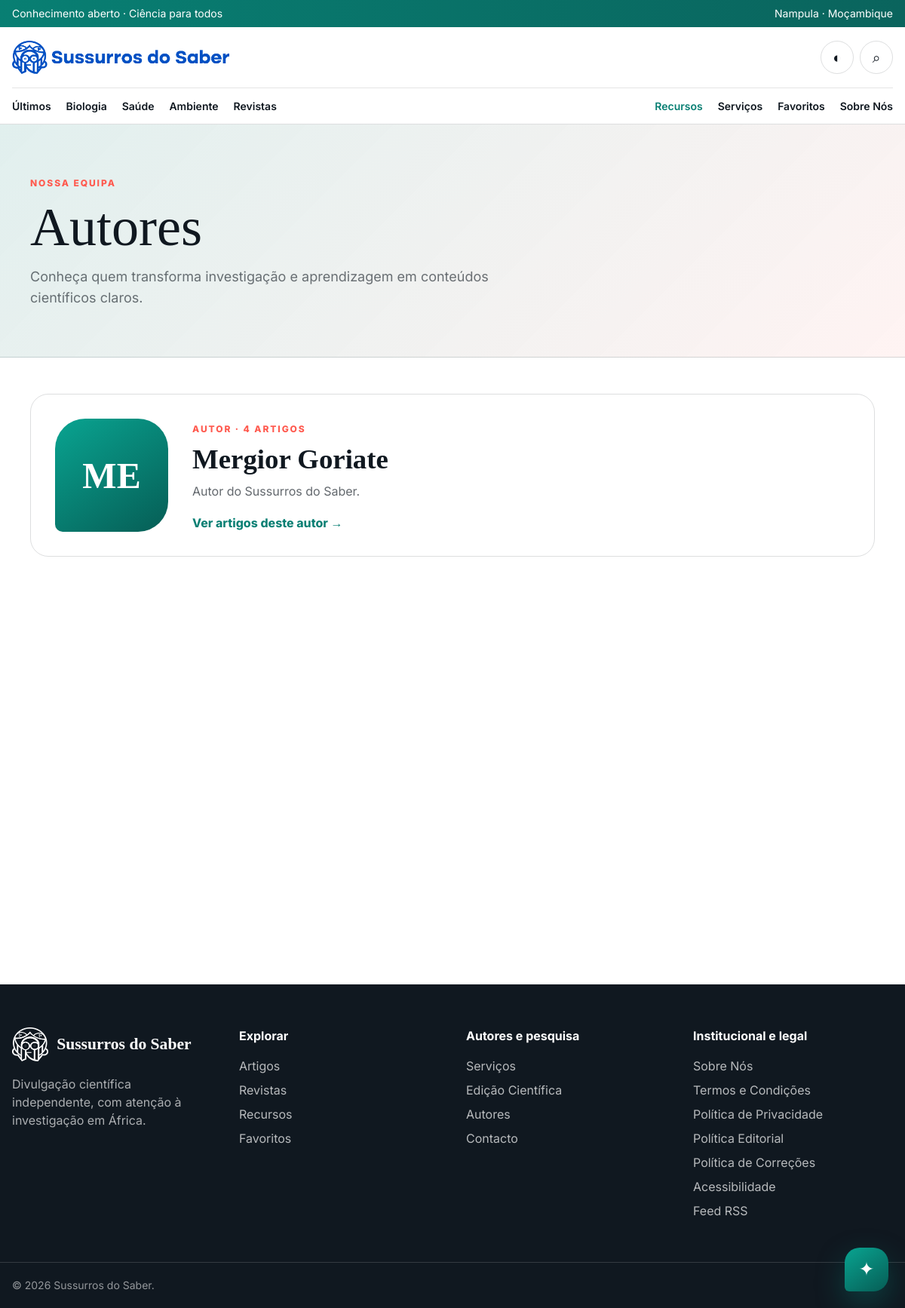
The app's page /autores with its own data.
### models.py (models this page shows)
class Author(db.Model):
    id = db.Column(db.Integer, primary_key=True)
    name = db.Column(db.String(120), nullable=False)
    email = db.Column(db.String(180), unique=True)
    bio = db.Column(db.Text, default="")
    active = db.Column(db.Boolean, default=True, nullable=False)
    created_at = db.Column(db.DateTime, default=utcnow, nullable=False)
    articles = db.relationship("Article", back_populates="author_rel")

### app.py (the view)
@app.get("/autores")
def authors():
    return render_template("authors.html", authors=Author.query.filter_by(active=True).order_by(Author.name).all())

### admin.py (called while the page is built)
@admin_bp.app_context_processor
def admin_context():
    return {"csrf_token": csrf_token, "turnstile_site_key": os.getenv("TURNSTILE_SITE_KEY", "")}

### app.py (called while the page is built)
@app.context_processor
def site_context():
    return {"site_url": SITE_URL}

### templates/authors.html
{% extends 'base.html' %}{% block title %}Autores — Sussurros do Saber{% endblock %}{% block meta_description %}Conheça os autores e editores que produzem os conteúdos científicos do Sussurros do Saber.{% endblock %}{% block content %}<section class="institutional-hero"><div class="max-w-6xl mx-auto px-4 py-16"><span class="eyebrow">Nossa equipa</span><h1 class="font-serif text-5xl md:text-7xl mt-3">Autores</h1><p class="text-lg opacity-60 max-w-2xl mt-4">Conheça quem transforma investigação e aprendizagem em conteúdos científicos claros.</p></div></section><section class="max-w-6xl mx-auto px-4 py-12 space-y-6">{% for author in authors %}<article class="author-profile"><div class="author-monogram" aria-hidden="true">{{ author.name[:2]|upper }}</div><div><span class="eyebrow">Autor · {{ author.articles|length }} artigo{% if author.articles|length != 1 %}s{% endif %}</span><h2>{{ author.name }}</h2><p>{{ author.bio or 'Autor do Sussurros do Saber.' }}</p><a class="modern-link inline-block mt-4" href="{{ url_for('articles', q=author.name) }}">Ver artigos deste autor →</a></div></article>{% else %}<div class="empty-state"><h2>Perfis em preparação</h2><p>Os autores serão apresentados aqui assim que os perfis forem publicados.</p></div>{% endfor %}<div class="contributor-call"><div><span class="eyebrow">Colaboração</span><h2>Quer escrever connosco?</h2><p>Aceitamos propostas de conteúdos educativos e científicos originais, claros e fundamentados.</p></div><a href="/contacto" class="primary-btn">Enviar proposta</a></div></section>{% endblock %}

### static/css/style.css (style rules this page uses)
:root { --ink:#101820;--green:#087f73;--coral:#ff5a4f;--paper:#f5f7f8;--line:rgba(16,24,32,.14) }
* { box-sizing:border-box }
html { scroll-behavior:smooth }
body { min-height:100vh;transition:.25s }
.section-rule a,.modern-link { color:var(--green);font-weight:750 }
.eyebrow { font-size:.75rem;letter-spacing:.16em;text-transform:uppercase;font-weight:800;color:var(--coral) }

### static/css/animations.css (style rules this page uses)
.motion-enabled [data-reveal] { opacity:0;transform:translateY(24px);transition:opacity .65s cubic-bezier(.2,.7,.2,1) var(--reveal-delay,0ms),transform .65s cubic-bezier(.2,.7,.2,1) var(--reveal-delay,0ms) }
.motion-enabled [data-reveal].is-visible { opacity:1;transform:none }

### records on screen
Author: name "ME", articles|length "4", name "Mergior Goriate", bio "Autor do Sussurros do Saber."
